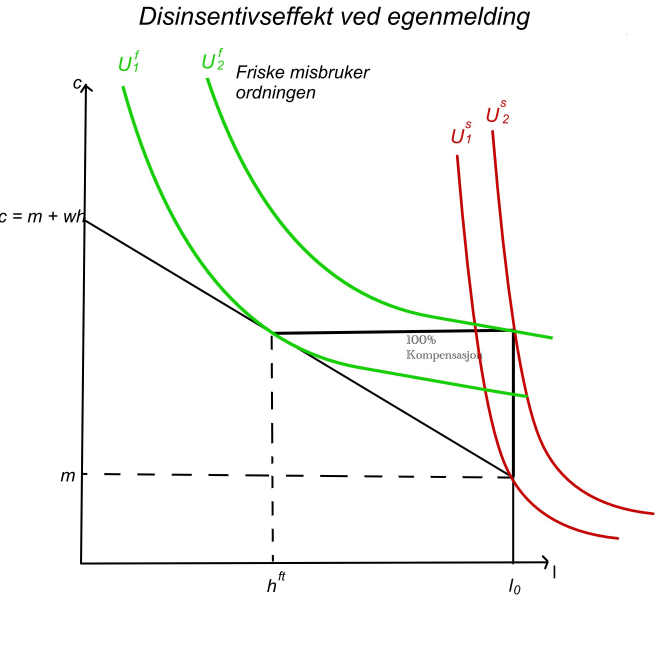
#> input picture Utfordringer/Utfordring_3/disinsentiv_em.jpg, 2000 x 2000 px (shown at 1/3 size)
$ jupyter execute --allow-errors 11sok_2008_h23_utf3.ipynb
#> lines starting #> are read from the running program, lines starting #| are printed output that depends on the picture
[cell 1]
#pakker
from matplotlib import pyplot as plt
import pandas as pd
import seaborn as sns
from PIL import Image
from IPython.display import display
import numpy as np
import sympy as sp
import json
import requests
from pyjstat import pyjstat

#funksjon for å omgjøre api og query til dataframe
def apiToDataframe(postUrl, query):
    # postUrl som spørringen skal postes mot
    # Spørringen og endepunktet til API-et kan hentes fra Statistikkbanken.
    res = requests.post(postUrl, json=query)
    # legger resultat i ds. DS har i tillegg en del metadata
    ds = pyjstat.Dataset.read(res.text)
    # skriver resultatet til to dataframes
    # først dataframe med tekst
    df = ds.write('dataframe')
    # deretter dataframe med koder
    df_id = ds.write('dataframe', naming='id')
    # returnerer også ds i tilfelle en trenger metadata
    return df, df_id, ds

# Oppgave 3.1.1

### Før stønad

Tones nyttefunksjon er som følger, hvor hun bare får nytte av konsum $c$ og fritid $l$:

$$U(c, l) = c^{0.5} * L^{0.5}$$

Da vi har fått oppgit hvor mye Tone kan maksimalt jobbe $l_0$ (60 timer) og hennes arbeidsfrie inntekt $m$ (100) i ti talls kroner, kan vi finne hennes reservasjonslønn. Da Tone kun kan velge mellom å jobbe fulltid $h_{ft}$ (40 timer) eller å stå utenfor arbeidsmarkedet, må man finne reservasjonslønnen som gjør henne indifferent mellom disse valgene. Det vil si finne lønnen (reservasjonslønnen for fulltid) som gir lik nytte som å stå utenfor arbeidsmarkedet.

Vi kan sette opp følgende ligning for å finne reservasjonslønnen hennes:

$$U[(m + w^r_{ft}*h_{ft}), (l_0 - h_{ft})] = U(m, l_0)$$

Først setter vi inn for $m$ og $l_0$ i $U(m, l_0)$ og får at nytten til Tone når hun velger å ikke jobbe er $77.46$. Videre løser vi følgende likning:

$$U[(m + w^r_{ft}*h_{ft}), (l_0 - h_{ft})] = 77.46$$

Vi setter inn for $m$, $h_{ft}$ og $l_0$, og får følgende likning:

$$U[(100 + w^r_{ft}*40), (60 - 40)] = 77.46 \rightarrow (w^r_{ft} * 40 + 100)^{0.5} * (60-40)^{0.5} = 77.46$$

Videre løser vi likningen med hensyn på $w^r_{ft}$. Først opphøyer vi alt i $2$:

$$6000 = (40 * w^r_{ft} + 100) * (20)$$

Og multipliserer deretter begge sider med $\frac{1}{20}$ og får følgende:

$$300 = 40 * w^r_{ft} + 100$$

Deretter trekker vi i fra $100$ på begge sider:

$$200 = 40 * w^r_{ft}$$

Multipliserer med $\frac{1}{40}$ på begge sider og får at $w^r_{ft}$ er:

$$w^r_{ft} = 5$$

Som vil si at lønnen Tone krever for å være indifferent mellom å jobbe og ikke jobbe er 5 (i ti talls kroner), som vil si 50 kr timen. Tall har blitt avrundet i utregninger, og er dermed ikke 100% presise.

### Etter stønad

Etter innføring av en stønad $b$ på 100 (i t tall kroner), endres Tones reservasjonslønn da hun får økt nytte av å være hjemme. Hennes arbeidsfrie inntekt vil øke til $m + b$, som vil si $100 + 100 = 200$ når hun velger å la være å jobbe. Dersom hun velger å jobbe, bortfaller stønaden. For å finne hennes nye reservasjonslønn etter innføringen av stønaden må vi løse følgende likning:

$$U[(m + w^r_{ft}*h_{ft}), (l_0 - h_{ft})] = U[(m + b), l_0]$$

Igjen regner vi først ut Tones nytte når hun velger å ikke jobbe. Vi setter inn for $(m+b)$ og $l_0$ i nyttefunksjonen og finner at hennes nytte når hun velger å ikke jobbe er: $109.54$. Videre setter man dette inn i likningen ovenfor, samt de andre variablene og får følgende:

$$U[(100 + w^r_{ft}*40), (60 - 40)] = 109.54 \rightarrow (w^r_{ft} * 40 + 100)^{0.5} * (60-40)^{0.5} = 109.54$$

For å løse likningen starter vi med å opphøye alt i $2$, og får da:

$$11999 = (40 * w^r_{ft} + 100) * (20)$$

Videre multipliserer man begge sider med $\frac{1}{20}$ og får følgende:

$$600 = 40 * w^r_{ft} + 100$$

Videre trekker vi i fra $100$ fra begge sider, og får:

$$500 = 40 * w^r_{ft}$$

Og til slutt finner vi Tones reservasjonslønn ved å multiplisere med $\frac{1}{40}$ på begge sider, og får:

$$w^r_{ft} = 12.5$$

Dette vil si at lønnen som gjør Tone indifferent mellom å stå utenfor arbeidsmarkedet og å jobbe etter innføringen av stønaden er $12.5$ i ti talls kroner, som vil si at hennes nye reservasjonslønn er $125$ kr timen. Igjen er det blitt gjennomført avrundinger i utregningene i oppgaven, og dermed ikke 100% presist.

### Hvorfor er $w_r^{ft}$ ulik i situasjonene?

Reservasjonslønenn er ulik i de to situasjonen grunnet at Tone har fått økt nytte (tilfredshet) ved å være hjemme etter at stønaden ble innført. Hun vil dermed kreve enn høyere lønn for å delta på arbeidsmarkedet, ellers vil hun få lavere tilfredshet ved å delta på arbeidsmarkedet. Figuren nedenfor viser situasjonen:

[cell 2]
#definerer nyttefunksjon
def nytte(l, u):
    return (u**2)/l

#wr før stønad
def wr(l_num):
    return (100+60*(5))-(l_num*5)

#wr etter stønad
def wr_s(l_num):
    return (100+60*(12.5))-(l_num*12.5)

#definerer x-nummer, altså maks antall timer Tone kan jobbe.
l_num=np.linspace(0.01,60,100)

#lager akse
#> (the rest of this cell did not finish here and is left out)

Figuren ovenfor viser Tones nytte når hun velger å ikke jobbe, både før og etter innføringen av stønaden. Før innføringen av stønaden fikk Tone $U_1$ nytte ved å stå utenfor arbeidsmarkedet. For at hun skal være indifferent mellom å jobbe fulltid (40 timer) eller stå utenfor arbeidsmarkedet, må hun få en lønn som gir henne nytte $U_1$. Denne lønnen er hennes reservasjonslønn og er gitt ved helningen på den grønne linjen i figuren. For Tone vil denne være $50$ kroner per time.

Etter innføringen av stønaden har Tones nytte økt til $U_2$ når hun velger å ikke jobbe. Dersom hun velger å jobbe bortfaller stønaden. For at hun nå skal være indifferent mellom å jobbe fulltid (40 timer) eller stå utenfor arbeidsmarkedet, må hun få en lønn som gir henne $U_2$ nytte når hun jobber fulltid. Dette er hennes reservasjonslønn $w^r_{ft}$ etter innføringen av stønaden, og er gitt ved den røde linjen i figuren. Helningen på denne representerer Tones nye reservasjonslønn, og er $125$ kroner per time.

# Oppgave 3.1.2

### Effekter av trygd på et ufullkommen arbeidsmarked

Da arbeidsmarkedet sjelden er fullkomment, skal man se på effekter av trygd på ufullkommene arbeidsmarkeder. Her skal man gå gjennom "Jobbsøkereffekten", "Lønnseffekten" og "Rettighetseffekten". I tillegg ska man se på effekter av sanksjoner som føres av myndigheter. Til slutt skal man avslutte med å se på funn i empiriske studier.

#### Jobbsøkereffekten

For å kunne gå gjennom jobbsøker-effekten, må man først vite hva forskjellen på en statisk reservasjonslønn og en dynamisk reservasjonslønn. Den statiske reservasjonslønnen er lønnen som gjør individet indifferent mellom å stå utenfor arbeidsmarkedet eller å jobbe. Den dynamiske reservasjonslønnen er derimot den lønnen som gjør individet indifferent mellom å godta ett jobbtilbud eller å forstsette å søke etter en annen jobb. Dersom reservasjonslønnen er lav, vil det være mange jobber som er aktuell for individet, og dersom den er høy vil det være færre jobber individet ønsker å ta.

Da man får arbeidsledighetstrygd når man søker etter jobb, vil alternativkostnaden for å ikke ha jobb bli lavere, grunnet at man opprettholde et relativt høyt konsum da man får stønad. Dette medfører lavere søk-intensitet, grunnet at individet opplever mindre press med å godta ett jobbtilbud grunnet sikkerheten i form av stønad, samt har råd til å bruke lengre tid på å finne en jobb som passer dem. I tillegg medfører dette en høyere dynamisk reservasjonslønn - som igjen vil si at individet krever en høyere lønn for å godta ett jobbtilbud.

#### Lønnseffekten

Dersom det tar tid for arbeidsmarkedets parter å finne hverandre, vil både arbeidsgivere og arbeidstakere kunne påvirke lønnen. La oss si at arbeidsgiver vet at arbeidstakeren ikke enkelt kan finne en annen jobb, dette vil kunne medføre en lavere lønn for arbeidstakeren, grunnet at arbeidsgiver vil presse ned lønnen. På andre siden har man også situasjoner hvor arbeidstakeren vet at bedriften ikke enkelt kan finne en annen arbeidstaker, dette kan medføre en høyere lønn til arbeidstakeren. Dette grunnet at arbeidstakeren vil kreve en høyere lønn, eller finne seg et annet sted å jobbe. Det som påvirker utfallet på lønn i dette tilfellet er forhandlingsposisjonen til arbeidsgiver og arbeidstaker.

Dersom individet får arbeidsledighetstrygd, vil en få en sikkerhet for inntekt. Dette vil medføre en sterkere posisjon til arbeidstaker når det kommer til forhandling av lønn. Igjen vil forhandlingsposisjonen avhenge av størrelsen på trygden - desto høyere trygd, desto sterkere forhandlingsposisjon. Høyere lønn medfører at arbeidstakere søker mindre intenst etter ny jobb, som videre medfører lavere verdi av nyansettelser og høyere kostnader bedriftene for å søke arbeidstakere. Bedriftene vil derfor redusere antall nye stillinger, og dermed blir det mindre ledige jobber.

#### Rettighetseffekten

I flere stater kreves det tidligere inntekt for å ha rett til arbeidsledighetstrygd, blant annet i Norge. Dette medfører at individet får økt verdi av å delta på arbeidsmarkedet, da dette gir tilgang til stønad ved arbeidsledighet. Ser man på arbeidssøkere som ikke har rett til trygd ( individer som er ny på arbeidsmarkedet) vil en trygd medføre at flere ønsker å delta, samt en økt søk-intensitet, da individet ønsker tilgangen på denne arbeidsledighetsforsikringen. Ser man på arbeidstakere som har deltatt i arbeidsmarkedet en stund, vil en høyere trygd medføre en høyere alternativkostnad ved å ha jobb, som vil medføre en lavere søk-intensitet. Dette grunnet at verdien ved å ha jobb er minket grunnet trygden.

#### Effekter av sanksjoner

Da staten ikke ønsker at systemet misbrukes, kan den innføre sanskjoner mot individer som ikke søker intenst nokk, eller lar være å akseptere relevante jobber. Disse sansksjonene skjer gjerne i form av redusert trygd. Disse sanksjonene påvirker både de som har blitt truffet av disse, og de som ikke har det. For individer som ikke har blitt straffet av disse, vil de gi intensiver til å øke sin søk-intensitet, da disse ellers vil få en redusert trygd. For individer som har blitt straffet vil verdien av å være trygdet bli lavere, grunnet en redusert trygd. Dermed blir alternativkostnaden ved å være arbeidsledig høyere, som igjen gir intensiver til å finne seg en ny jobb.

#### Empiriske studier på effekten av arbeidsledighetstrygd

Funn gjort i studier av Van Ours og Vodopivec (2006, 2008), samt av Carling (2001) viser at en lengre maks erstatningstid medfører generelt at individer vil være lengre arbeidsledig. I tillegg viser studene nivået på arbeidsledighetstrygden har en mindre effekt på arbeidsledigheten. Grunnen til at arbeidsledigheten øker med lengre erstatningstid er blant annet at trygd gir inntektstøtte til å kunne finansiere lengre jobbsøkning. I tillegg forvrenger trygd insentivene, som kort fortalt gjør at individer som finner gode jobber velger heller å ha fri.

# Oppgave 3.2.a

Egenmeldingsordningen i Norge fungerer slik at en kan ringe inn syk til arbeidsgiver opptil 3 dager uten legeerklæring. I sangen "Tredageren" av Gatas Parlament derimot synger vokalistene om hvordan en bruker egenmelding for å blant annet kunne nyte solen, ha det moro og grille i 3 dager. Dette er regnes som et misbruk av ordningen. Figuren nedenfor viser hvordan fravær som følge av egenmelding i industrisektoren har utviklet seg siden 2001. I figuren har årene 2020 til 2022 blitt utelatt grunnet at resultatene kan være påvirket av koronapandemien. Dataene er hentet fra tabell 12441 fra SSB.

[cell 3]
#egenmelding data ssb api url
em_url = "https://data.ssb.no/api/v0/no/table/12441/"

#query - spørring om ønsket data
em_query = {
  "query": [
    {
      "code": "Kjonn",
      "selection": {
        "filter": "item",
        "values": [
          "0"
        ]
      }
    },
    {
      "code": "NACE2007",
      "selection": {
        "filter": "item",
        "values": [
          "10-33"
        ]
      }
    },
    {
      "code": "Sykefraver2",
      "selection": {
        "filter": "item",
        "values": [
          "E"
        ]
      }
    }
  ],
  "response": {
    "format": "json-stat2"
  }
}

#lager df
#> (the rest of this cell did not finish here and is left out)

Generelt sett kan man se en svak økning i egenmeldinger siden sangen ble utgitt. I 2002 økte fraværet med 0.1%, og har holdt seg på det økte nivået alle årene frem til og med 2006, med unntak av 2003. Videre etter 2006 kan man se en økning med 0.1% igjen, som har vært relativt stabilt siden. Om denne endringen skyldes sangens utgivelse er vanskelig å si, grunnet at flere faktorer kan påvirke denne endringen.

Andre faktorer kan blant annet være klimatiske grunner (blir oftere syk ved kaldere vær og eventuelt ved varm sommer med bruk av aircondition), sykdomsår (år hvor individer blir mere syk enn gjennomsnittlig), andre påvirkninger på holdninger, og mere. Dermed kan man ikke si at sangen er den eneste grunnen til det man observerer.

# Oppgave 3.2.b

Egenmeldinger medfører disinsentiv til arbeid, grunnet at arbeidstakerne kan levere egenmeldinger uten noen dokumentasjon fra lege, uten noen særlig konsekvens. For å kunne se på hvilke effekter egenmelding har på individets tilpassing, må man først se på individets nyttefunksjon.

Individet har følgene nyttefunksjon:

$$U(c, l, \sigma) = c^{1-\sigma} * l^{\sigma}$$

hvor $U$ er nytte/tilfredshet, $c$ er konsum, $l$ er fritid og $\sigma$ er sykdomsindeksen. $\sigma \in [0, 1]$, som vil si at $\sigma$ er et tall mellom $0$ og $1$. Nærmere null $\sigma$ er $\rightarrow$ jo mindre syk er individet, som igjen gjør at individet verdsetter konsum høyere i forhold til fritid. På andre siden, desto nærmere $1$ $\sigma$ er, desto mer syk er individet. Her vil individet verdsette fritid mer i forhold til konsum, da en gjerne ønsker å bli frisk raskest mulig.

[cell 4]
#bilde lokalikasjon
image_path = 'disinsentiv_em.jpg'

#åpne bilde
image = Image.open(image_path)
#> image is the input picture: PIL image 2000x2000 RGB; mean R, G, B 247.9, 248.3, 246.7

#size
new_size = (400, 400)

#endre strl
resized_image = image.resize(new_size)
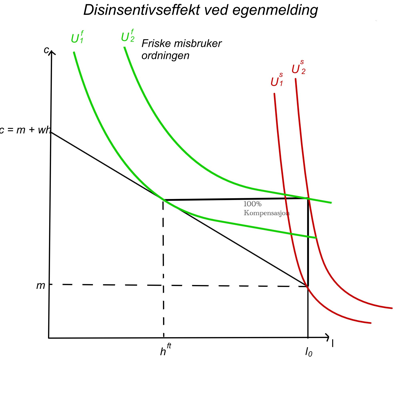
#> resized_image: PIL image 400x400 RGB; mean R, G, B 247.7, 248.1, 246.5

#display
display(resized_image)

Figuren viser individets nytte, både når en er frisk og ved sykdom. $U^s$ representerer individets nytte når en er syk og $\sigma$ er nærmere $1$. Her kan man se at individet får økt nytte som følge av kompensasjonen, som er 100% av lønnen som individet hadde når en var frisk. Nytten når indivdet er syk øker fra $U^s_1$ til $U^s_2$ grunnet kompenasjonen. Dersom individet ikke var syk ville en tilpasset seg der $U^f_1$ tangerer budsjettlinjen, som representerer hvor mye individet kan tjene ved å jobbe fulltid, inkludert arbeidsfri inntekt. Her vil $\sigma$ være nærmere $0$. Dersom ett friskt individ velger å ta "fri" ved bruk av egenmelding, vil en oppnå en økt nytte $U^f_2$, grunnet økt mengde fritid og likt konsum som tidligere. Individet tilpasser seg der $U^f_2$ tangerer med 100% kompensasjonslinjen ved $l_0$ fritid (maks fritid indivdet kan oppnå). Dette forklarer fenomenet vokalisten synger om i sangen "Tredagern".

# Oppgave 3.2.c

En måte å kunne redusere antall som misbruker egenmeldinger til fri fra arbeid er å redusere kompenasjonsgraden. En redusert kompenasjonsgrad vil alikevell fortsatt gi økt nytte til individet når en er syk (men lavere en tidligere), men vil kunne redusere insentivet til å benytte denne ordningen til "fri". Figuren nedenfor viser hva som skjer.

[cell 5]
#bilde lokalikasjon
image_path2 = 'kompgrad.jpg'

#åpne bilde
image2 = Image.open(image_path2)
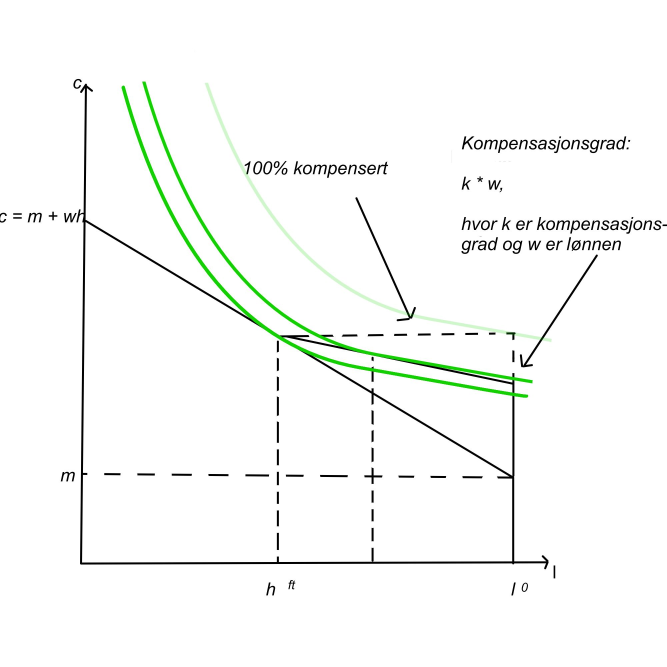
#> input picture Utfordringer/Utfordring_3/kompgrad.jpg, 2000 x 2000 px (shown at 1/3 size)
#> image2 is the input picture: PIL image 2000x2000 RGB; mean R, G, B 247.9, 249.6, 247.7

#size
new_size = (400, 400)

#endre strl
resized_image2 = image2.resize(new_size)
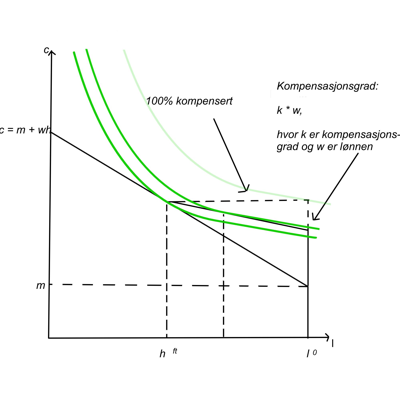
#> resized_image2: PIL image 400x400 RGB; mean R, G, B 247.7, 249.4, 247.6

#display
display(resized_image2)
